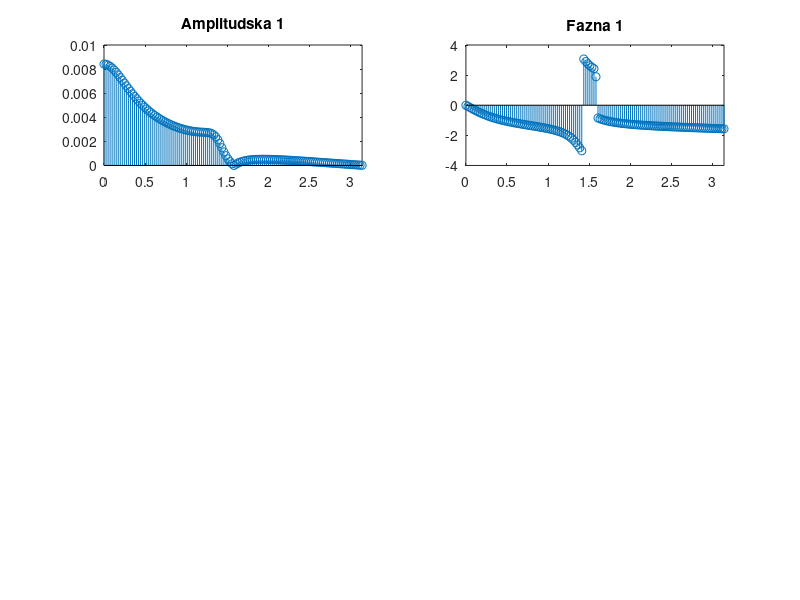

Here is the MATLAB script that generated this plot:
%Opis LVN DS pomocu opearatorskih polinoma
a = [0.96875 -1 0.96875 -0.53125];
N = 256;
b = [0.1094 0.1094 0.1094 0.1094];
dirak = [1, zeros(1,1000)];
    
g = filter (b, a, dirak)
G = fft(g, N)
%amplitudska karakteristika
A1 = 2*abs(G)/N ;
%fazna karakteristika
F1 = angle(G);

figure
subplot(3, 2, 1), stem(pi*(0:length(A1)/2-1)/(N/2-1), A1(1:length(A1)/2))
title('Amplitudska 1')
xlim([0 pi])
subplot(3, 2, 2), stem(pi*(0:length(F1)/2-1)/(N/2-1), F1(1:length(F1)/2))
title('Fazna 1')
xlim([0 pi])
